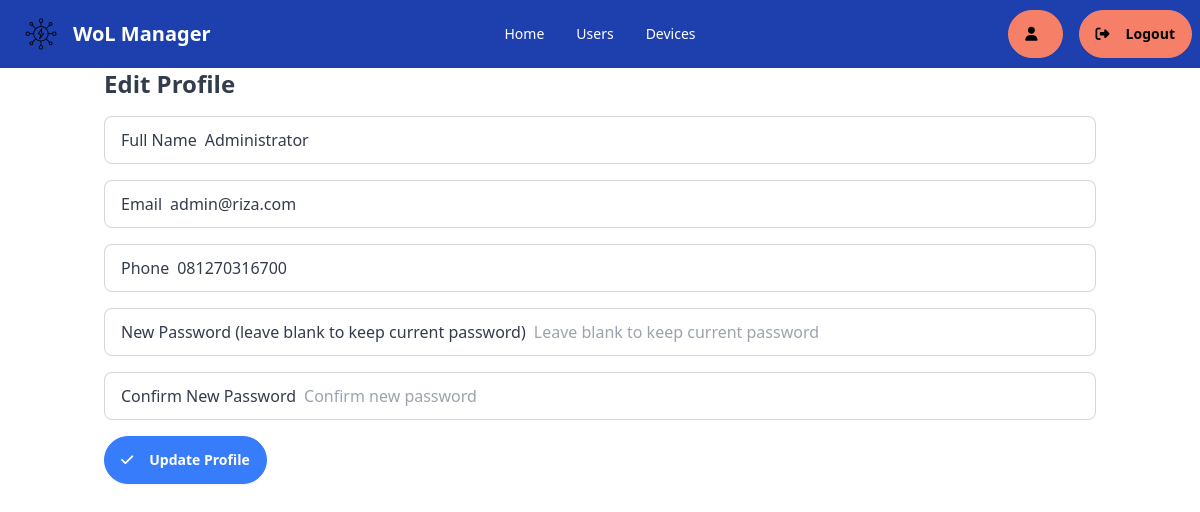
Page /profile (signed in) on the committed database.
### tables this page shows
CREATE TABLE users (
                            id INTEGER PRIMARY KEY AUTOINCREMENT,
                            username TEXT UNIQUE NOT NULL,
                            full_name TEXT,
                            email TEXT,
                            phone TEXT,
                            password TEXT,
                            role TEXT NOT NULL, last_login TIMESTAMP);

### main.py (the view, shortened to what this page needs)
@app.route('/profile', methods=['GET', 'POST'])
def profile():
    if 'user' not in session:
        return redirect(url_for('login'))
    with get_db_connection() as conn:
        user = conn.execute("SELECT * FROM users WHERE username = ?", (session['user'],)).fetchone()
    return render_template('profile.html', user=user)

### main.py (called while the page is built)
def get_db_connection():
    conn = sqlite3.connect('database.db')
    conn.row_factory = sqlite3.Row
    return conn

### templates/profile.html (shortened to what this page needs)
{% extends 'base.html' %}
{% block content %}
<div class="daisyui theme-acid">
    <h1 class="text-2xl font-bold mb-4">Edit Profile</h1>
    <form method="POST" onsubmit="return validatePassword()">
        <div class="mb-4">
            <label class="input input-bordered flex items-center gap-2">
                Full Name
                <input type="text" name="full_name" value="{{ user['full_name'] }}" class="grow" required>
            </label>
        </div>
        <div class="mb-4">
            <label class="input input-bordered flex items-center gap-2">
                Email
                <input type="email" name="email" value="{{ user['email'] }}" class="grow" required>
            </label>
        </div>
        <div class="mb-4">
            <label class="input input-bordered flex items-center gap-2">
                Phone
                <input type="text" name="phone" value="{{ user['phone'] }}" class="grow" required>
            </label>
        </div>
        <div class="mb-4">
            <label class="input input-bordered flex items-center gap-2">
                New Password (leave blank to keep current password)
                <input type="password" name="password" id="password" class="grow" placeholder="Leave blank to keep current password">
            </label>
        </div>
        <div class="mb-4">
            <label class="input input-bordered flex items-center gap-2">
                Confirm New Password
                <input type="password" name="password_confirm" id="password_confirm" class="grow" placeholder="Confirm new password">
            </label>
        </div>
        <div class="flex items-center justify-between">
            <button type="submit" class="btn btn-secondary rounded-full">
                <i class="fas fa-check mr-2"></i>
                Update Profile
            </button>
        </div>
    </form>
</div>
{% endblock %}

### rows in the picture
users: full_name "Administrator", email "admin@riza.com", phone "081270316700"
